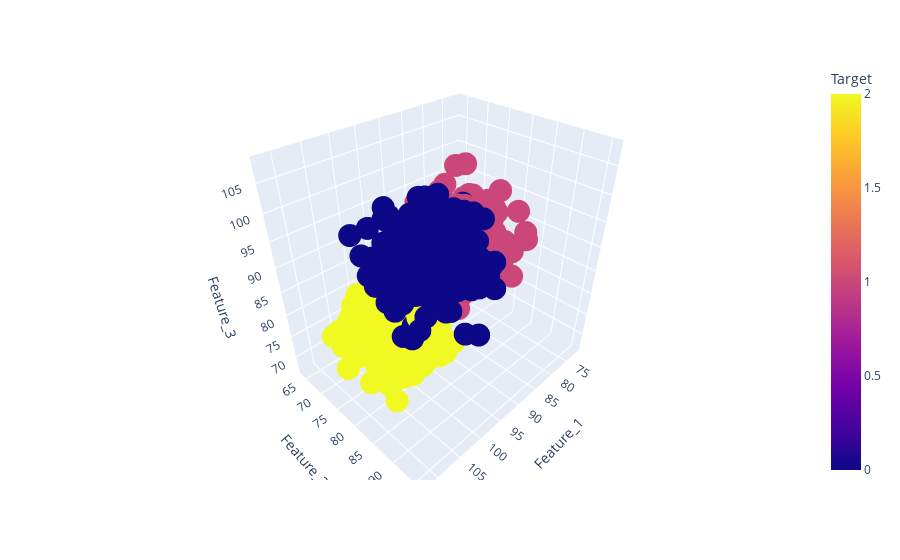

Here is the notebook cell this chart was saved with:
### Code cell
# 3D Scatter plot
fig = px.scatter_3d(df, x='Feature_1', y='Feature_2', z='Feature_3', color='Target')
fig.show()

### Figure 1 — Plotly figure (JSON) as saved in the notebook; plotly's stock layout.template omitted (floating-point values rounded to 4 significant figures; data arrays with more than 128 entries replaced by an {"elided": "..."} marker saying what was removed)
{"data": [{"hovertemplate": "Feature_1=%{x}<br>Feature_2=%{y}<br>Feature_3=%{z}<br>Target=%{marker.color}<extra></extra>", "legendgroup": "", "marker": {"color": {"elided": "800 int values"}, "coloraxis": "coloraxis", "symbol": "circle"}, "mode": "markers", "name": "", "scene": "scene", "showlegend": false, "type": "scatter3d", "x": {"elided": "800 float values"}, "y": {"elided": "800 float values"}, "z": {"elided": "800 float values"}}], "layout": {"coloraxis": {"colorbar": {"title": {"text": "Target"}}, "colorscale": [[0, "#0d0887"], [0.1111, "#46039f"], [0.2222, "#7201a8"], [0.3333, "#9c179e"], [0.4444, "#bd3786"], [0.5556, "#d8576b"], [0.6667, "#ed7953"], [0.7778, "#fb9f3a"], [0.8889, "#fdca26"], [1, "#f0f921"]]}, "legend": {"tracegroupgap": 0}, "margin": {"t": 60}, "scene": {"domain": {"x": [0, 1], "y": [0, 1]}, "xaxis": {"title": {"text": "Feature_1"}}, "yaxis": {"title": {"text": "Feature_2"}}, "zaxis": {"title": {"text": "Feature_3"}}}}}
